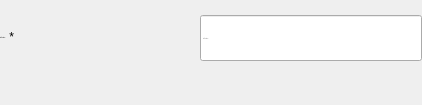
                            <widget class="QWidget" name="widget_7" native="true">
                             <property name="minimumSize">
                              <size>
                               <width>0</width>
                               <height>105</height>
                              </size>
                             </property>
                             <property name="maximumSize">
                              <size>
                               <width>16777215</width>
                               <height>105</height>
                              </size>
                             </property>
                             <layout class="QVBoxLayout" name="verticalLayout_3">
                              <property name="spacing">
                               <number>0</number>
                              </property>
                              <property name="leftMargin">
                               <number>0</number>
                              </property>
                              <property name="topMargin">
                               <number>0</number>
                              </property>
                              <property name="rightMargin">
                               <number>0</number>
                              </property>
                              <property name="bottomMargin">
                               <number>0</number>
                              </property>
                              <item>
                               <widget class="QWidget" name="widget_27" native="true">
                                <layout class="QHBoxLayout" name="horizontalLayout_29">
                                 <property name="spacing">
                                  <number>0</number>
                                 </property>
                                 <property name="leftMargin">
                                  <number>0</number>
                                 </property>
                                 <property name="topMargin">
                                  <number>0</number>
                                 </property>
                                 <property name="rightMargin">
                                  <number>0</number>
                                 </property>
                                 <property name="bottomMargin">
                                  <number>0</number>
                                 </property>
                                 <item>
                                  <layout class="QHBoxLayout" name="formInput_11">
                                   <property name="spacing">
                                    <number>0</number>
                                   </property>
                                   <property name="topMargin">
                                    <number>0</number>
                                   </property>
                                   <item alignment="Qt::AlignTop">
                                    <widget class="QWidget" name="label_product_2" native="true">
                                     <property name="minimumSize">
                                      <size>
                                       <width>200</width>
                                       <height>0</height>
                                      </size>
                                     </property>
                                     <property name="maximumSize">
                                      <size>
                                       <width>200</width>
                                       <height>16777215</height>
                                      </size>
                                     </property>
                                     <layout class="QHBoxLayout" name="horizontalLayout_9">
                                      <property name="spacing">
                                       <number>0</number>
                                      </property>
                                      <property name="leftMargin">
                                       <number>0</number>
                                      </property>
                                      <property name="topMargin">
                                       <number>30</number>
                                      </property>
                                      <property name="rightMargin">
                                       <number>0</number>
                                      </property>
                                      <property name="bottomMargin">
                                       <number>0</number>
                                      </property>
                                      <item>
                                       <widget class="QLabel" name="label_4">
                                        <property name="font">
                                         <font>
                                          <family>Cambria</family>
                                          <pointsize>-1</pointsize>
                                          <bold>false</bold>
                                         </font>
                                        </property>
                                        <property name="text">
                                         <string>Mã chứng từ</string>
                                        </property>
                                       </widget>
                                      </item>
                                      <item>
                                       <widget class="QLabel" name="label_required_5">
                                        <property name="sizePolicy">
                                         <sizepolicy hsizetype="Expanding" vsizetype="Preferred">
                                          <horstretch>0</horstretch>
                                          <verstretch>0</verstretch>
                                         </sizepolicy>
                                        </property>
                                        <property name="text">
                                         <string> *</string>
                                        </property>
                                       </widget>
                                      </item>
                                     </layout>
                                    </widget>
                                   </item>
                                   <item alignment="Qt::AlignTop">
                                    <widget class="QWidget" name="widget_28" native="true">
                                     <property name="maximumSize">
                                      <size>
                                       <width>16777215</width>
                                       <height>16777215</height>
                                      </size>
                                     </property>
                                     <layout class="QVBoxLayout" name="verticalLayout_20">
                                      <property name="spacing">
                                       <number>0</number>
                                      </property>
                                      <property name="leftMargin">
                                       <number>0</number>
                                      </property>
                                      <property name="topMargin">
                                       <number>15</number>
                                      </property>
                                      <property name="rightMargin">
                                       <number>0</number>
                                      </property>
                                      <property name="bottomMargin">
                                       <number>0</number>
                                      </property>
                                      <item>
                                       <widget class="QLineEdit" name="code_le">
                                        <property name="minimumSize">
                                         <size>
                                          <width>222</width>
                                          <height>46</height>
                                         </size>
                                        </property>
                                        <property name="maximumSize">
                                         <size>
                                          <width>16777215</width>
                                          <height>16777215</height>
                                         </size>
                                        </property>
                                        <property name="font">
                                         <font>
                                          <family>Cambria</family>
                                          <pointsize>-1</pointsize>
                                         </font>
                                        </property>
                                        <property name="text">
                                         <string/>
                                        </property>
                                        <property name="placeholderText">
                                         <string>Mã chứng từ</string>
                                        </property>
                                        <property name="clearButtonEnabled">
                                         <bool>true</bool>
                                        </property>
                                       </widget>
                                      </item>
                                      <item>
                                       <widget class="QLabel" name="error_code">
                                        <property name="text">
                                         <string/>
                                        </property>
                                        <property name="margin">
                                         <number>0</number>
                                        </property>
                                       </widget>
                                      </item>
                                     </layout>
                                    </widget>
                                   </item>
                                  </layout>
                                 </item>
                                </layout>
                               </widget>
                              </item>
                             </layout>
                            </widget>
